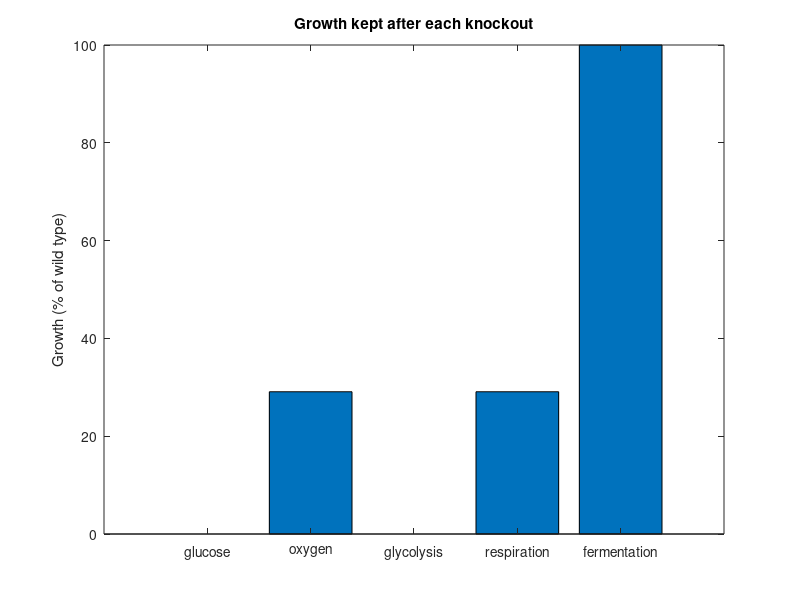

Here is the MATLAB script that generated this plot:
% Flux balance analysis of a small metabolic network, then single-reaction knockouts:
% which reactions the cell can lose and still grow, and how much growth it keeps.
% Reactions: 1 glucose uptake, 2 oxygen uptake, 3 glycolysis, 4 respiration,
% 5 fermentation, 6 biomass. Metabolites: glucose, oxygen, pyruvate, ATP.
S = [ 1  0 -1  0  0   0;     % glucose
      0  1  0 -1  0   0;     % oxygen
      0  0  2 -1 -1  -1;     % pyruvate
      0  0  2 14  1 -10];    % ATP
c = [0 0 0 0 0 -1]';         % maximize biomass
lb = zeros(6, 1);  ub = [10; 20; 1000; 1000; 1000; 1000];
[~, fval] = linprog(c, [], [], S, zeros(4, 1), lb, ub);
wild = -fval;
names = {'glucose', 'oxygen', 'glycolysis', 'respiration', 'fermentation'};
kept = zeros(1, 5);
for r = 1:5
    ko = ub;  ko(r) = 0;
    [~, fk] = linprog(c, [], [], S, zeros(4, 1), lb, ko);
    kept(r) = 100 * max(0, -fk) / wild;
end
fprintf('wild-type growth %.2f per hour\n', wild);
fprintf('growth: %.0f%% without respiration, %.0f%% without glucose\n', kept([4 1]));

bar(1:5, kept);
xticks(1:5);
xticklabels(names);
title('Growth kept after each knockout');
ylabel('Growth (% of wild type)');
